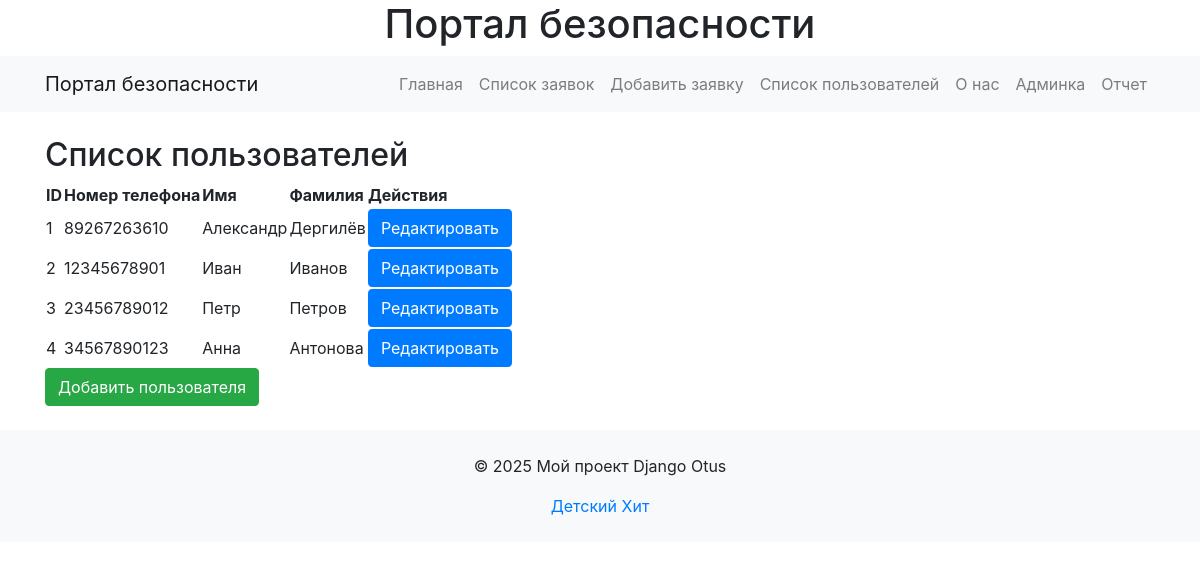
/users/, run on the app's committed database.
### my_app/models.py (models this page shows, shortened)
class Users(models.Model):
    phone_number = models.CharField(
        max_length=11, unique=True, verbose_name="Номер телефона"
    )
    first_name = models.CharField(
        max_length=100, blank=True, null=True, verbose_name="Имя"
    )
    last_name = models.CharField(
        max_length=100, blank=True, null=True, verbose_name="Фамилия"
    )

### my_app/views.py (the view)
# urls.py: path("users/", views.user_list, name="users_list"),
def user_list(request):
    users = Users.objects.all()  # Получаем всех пользователей из базы данных
    return render(request, "my_app/users_list.html", {"users": users})

### my_app/templates/my_app/users_list.html (shortened to what this page needs)
{% extends 'my_app/base.html' %}
{% block content %}
    <h2>Список пользователей</h2>
    <table>
        <thead>
            <tr>
                <th>ID</th>
                <th>Номер телефона</th>
                <th>Имя</th>
                <th>Фамилия</th>
                <th>Действия</th>
            </tr>
        </thead>
        <tbody>
            {% for user in users %}
                <tr>
                    <td>{{ user.id }}</td>
                    <td>{{ user.phone_number }}</td>
                    <td>{{ user.first_name }}</td>
                    <td>{{ user.last_name }}</td>
                    <td>
                        <a href="{% url 'edit_user' user.id %}" class="btn btn-primary">Редактировать</a>
                    </td>
                </tr>
            {% endfor %}
        </tbody>
    </table>
    <a href="{% url 'add_user' %}" class="btn btn-success">Добавить пользователя</a>
{% endblock %}

### data on the page
Users: id "1", phone_number "89267263610", first_name "Александр", last_name "Дергилёв"
Users: id "2", phone_number "12345678901", first_name "Иван", last_name "Иванов"
Users: id "3", phone_number "23456789012", first_name "Петр", last_name "Петров"
Users: id "4", phone_number "34567890123", first_name "Анна", last_name "Антонова"
